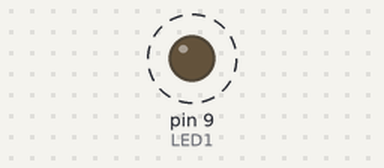
Simulated run of this sketch. Board: Arduino Uno, built with avr-gcc and run on an emulated ATmega328P. Shown: output pins drawn as LEDs (lit = HIGH). Dashed ring = blinking. What the sketch prints to the serial monitor is not drawn.

Above: at 0.05 s.
Timing chart, 0 to 4.9 s (numbered marks = the images above):
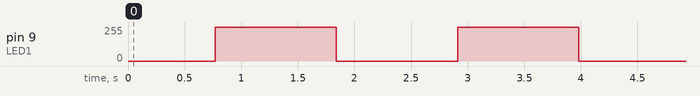

Measured:
- by itself, pin 9 (LED1): alternates 255/255 for 1.1 s and 0/255 for 1.1 s

The sketch:

IR_receptor_defile_led.ino
```cpp
// codigo geral do dia
//1- recebe o hex da central ,o som
//2- if else
//3- if {chama a funcao que acende com as batidas do grave}
//4- else {}


//=================================================================INCLUDES BIBLIOTECAS================================================================================
#include <IRremote.h>                                                                       // Biblioteca IRemote
//#include <IRremote.hpp>


//======================================================================DEFINES========================================================================================

#define RECV_PIN 6                                                                         // Arduino pino D11 conectado no Receptor IR
//#define LEDAMARELO 5
//#define LEDVERMELHO 4

#define LED1 9 //para testes
#define LED2 10
#define LED3 11

//int sensorIR = 6;                                                                           // Arduino pino D10 conectado no Receptor IR


IRrecv irrecv(RECV_PIN);                                                                    // criando a instância
decode_results results;                                                                     // declarando os resultados


//====================================================================INFRAVERMELHO====================================================================================

// Código receptor + led
//int hexa;

/*
int receptor()
{
  if (irrecv.decode(&results))                                                              // se algum código for recebido
  {
    Serial.println(results.value, HEX);                                                     // imprime o HEX no Monitor Serial


    if (results.value == 0x11) {
      Serial.println(results.value);
      Serial.println("Botão 1 apertado, acendendo led amarelo");
      if (digitalRead(LEDAMARELO) == 0) {
        digitalWrite(LEDAMARELO, HIGH);
      } else {
        digitalWrite(LEDAMARELO, LOW);
      }
      irrecv.resume();
      delay(100);
    }

    if (results.value == 0x1A) {
      Serial.println(results.value);
      Serial.println("Botão 2 apertado, acendendo led vermelho");
      if (digitalRead(LEDVERMELHO) == 0) {
        digitalWrite(LEDVERMELHO, HIGH);
      } else {
        digitalWrite(LEDVERMELHO, LOW);
      }
      irrecv.resume();
      delay(100);
    }
    irrecv.resume();
    delay(100);
  }
  hexa = results.value;                                                                     // atribui o resultado HEX na variavel 'hexa'
  return hexa;                                                                              // retorna a variavel 'hexa' com o dado HEX nela
}
*/

//=================================================================FUNCOES PARA ACENDER LED================================================================================
float valor = 0x11111;
float hexa;


    // -+-+-+-+-+-+-+-+-+-+-+-+-+-+-+-+-+-+-+-+-+-+-+-+-+-+-+-+FUNCAO RECEBER INFRAVERMELHO

    int ir_receptor(/*irrecv.decode(&results)*/)
    {
      if (irrecv.decode(&results))                                                          // se algum código for recebido
      {
        Serial.println(results.value, HEX);                                                 // imprime o RESULTADO = valor, no Monitor Serial
        hexa = results.value;                                                               // atribui o resultado HEX na variavel 'hexa'
        return hexa;                                                                        // retorna a variavel 'hexa' com o HEX para chamar a funcao de acendimento de leds
      }
    }


//int valor = hexa;                                                                           // 'valor' vai receber o resultado do hexadecimal que esta na variavel 'hexa'
float sinVal;
int ledVal;


/*
    //-+-+-+-+-+-+-+-+-+-+-+-+-+-+-+-+-+-+-+-+-+-+-+-+-+-+-+-+FUNCAO GRADATIVAMENTE & ACELERA COM O TEMPO
    void gradativamente(){
      for (int x=0; x<180; x++) {
        // converte graus para radianos e então obtém o valor do seno
        sinVal = (sin(x*(3.1412/180)));
        ledVal = int(sinVal*255);
        analogWrite(LED, ledVal);
        delay(25);
      }
    }
  */

/*
    //-+-+-+-+-+-+-+-+-+-+-+-+-+-+-+-+-+-+-+-+-+-+-+-+-+-+-+-+FUNCAO SO ACENDER
     void apenasAcender(){
        digitalWrite(LED, HIGH);                                                            // acender led
        delay(300);                                                                         // após 300milisegundos
     }

*/

    //-+-+-+-+-+-+-+-+-+-+-+-+-+-+-+-+-+-+-+-+-+-+-+-+-+-+-+-+FUNCAO PISCAR LED RAPIDO
     void piscarRapido(){
        digitalWrite(LED1, HIGH);                                                            // acender led
        delay(200);                                                                         // esperar 120milisegundos
        digitalWrite(LED1, LOW);                                                             // apagar led
        delay(200);                                                                         // esperar 120milisegundos
        Serial.print('>');
        Serial.println(valor);
        Serial.print('-');
        Serial.println(results.value);

     }


/*
    //-+-+-+-+-+-+-+-+-+-+-+-+-+-+-+-+-+-+-+-+-+-+-+-+-+-+-+-+FUNCAO PISCAR LED LENTO
     void piscarLento(){
        digitalWrite(LED, HIGH);                                                            // acender led
        delay(1050);                                                                        // esperar 1050milisegundos
        digitalWrite(LED, LOW);                                                             // apagar led
        delay(1050);                                                                        // esperar 1050milisegundos
     }
*/


    //-+-+-+-+-+-+-+-+-+-+-+-+-+-+-+-+-+-+-+-+-+-+-+-+-+-+-+-+ACENDER E APAGAR DE FORMA GRADUAL
    void gradual(){                                                                         // Lembrar de conectar numa porta PWN para funcinar (a porta é com ~)
      for(int i=0; i<=255; i++){                                                            // acendendo o led conforme o number 'i' que vai de 0 - 255
        analogWrite(LED1, i);
        delay(3);                                                                           // espera cerca de 3milisigundos para voltar ao inicio do for e acender +1 ao led
      }
      delay(300);                                                                           // tempo do termino de um for(acender) e inicio do for(apagar)

      for(int i=255; i>=0; i--){                                                            // apagando o led confotme o number 'i' que vai de 0 - 255
        analogWrite(LED1, i);
        delay(3);
      }
      delay(300);
      Serial.print('>');
      Serial.println(valor);
      Serial.print('-');
      Serial.println(results.value);
    }


    void som(){
      digitalWrite(LED1, HIGH);
      digitalWrite(LED2, HIGH);
      digitalWrite(LED3, HIGH);
      //ir.sendRC5(valor, 4);
      delay(300);
      digitalWrite(LED1, LOW);
      digitalWrite(LED2, LOW);
      digitalWrite(LED3, LOW);
    }


//=================================================================FUNCAO GERAL LED================================================================================
/*
void geralLed(){

  switch(valor){                                                                            //poderia colocar diretamente a variavel 'hexa' mas preferir usar a 'valor'
    case 0x11:
      gradativamente();                                                                     // chamado da funcao que acende e apagua gradativamente e vai acelerando com o tempo
      break;
    case 0x22:
      apenasAcender();                                                                      // chamado da funcao que apenas acende
      break;
    case 0x33:
      piscarRapido();                                                                       // chamado da funcao que faz piscar os leds rapido
      break;
    case 0x44:
      piscarLento();                                                                        // chamado da funcao que faz piscar os leds lento
      break;
    case 0x55:
      gradual();                                                                            // chamado da funcao que acende de forma gradual e apaga da mesma maneira
      break;
      /*lembrar de [usar/fazer/modificar] millis
  }
}*/
/*OU ENTAO , NO LUGAR DE COLOCAR O SWITCH CASE , FAZER UM SISTEMA DE IF ELSE*/


//==========================================================================MAIN=======================================================================
void setup()
{
  Serial.begin(9600);                                                                       // Monitor velocidade 9600 bps
  irrecv.enableIRIn();                                                                      // Inicializa a recepção de códigos

  pinMode(LED1, OUTPUT);
}

void loop()
{
  ir_receptor();

  if(hexa == valor){                                                                        //se valor recebido for igual ao 'valor' que é o HEX 0x11111
    piscarRapido();

  }
  else if(hexa != valor){
     gradual();
  }

  /*lembrar de [usar/fazer/modificar] millis*/
}
```
